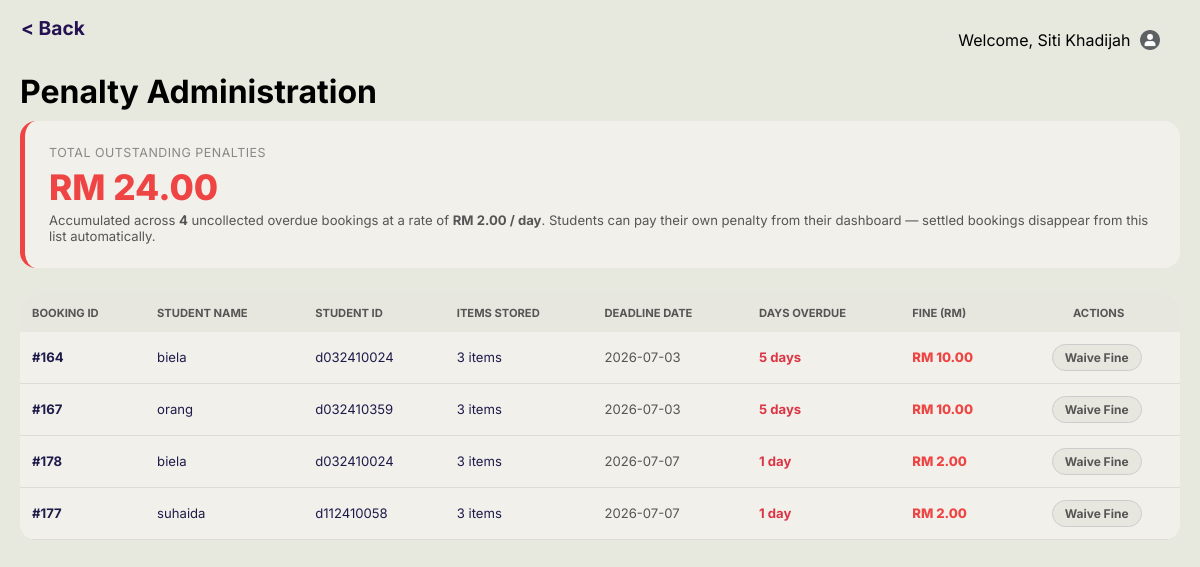
Screenshot of /staffpenalty.php (signed in) with the database file from the repository.
### tables this page shows
CREATE TABLE `booking` (
  `Booking_ID` int(100) NOT NULL,
  `Booking_Date` date NOT NULL,
  `DropOff_Date` date NOT NULL,
  `Pickup_Date` date NOT NULL,
  `Booking_Status` char(100) NOT NULL,
  `Rejection_Reason` text DEFAULT NULL,
  `Rejection_Photo` varchar(255) DEFAULT NULL,
  `Booking_Priority` char(1) NOT NULL,
  `Staff_ID` int(100) NOT NULL,
  `Student_ID` varchar(10) NOT NULL,
  `Dropoff_Photo` varchar(255) DEFAULT NULL,
  `Dropoff_Status` varchar(20) DEFAULT NULL
);

CREATE TABLE `student` (
  `Student_ID` varchar(10) NOT NULL,
  `Student_Name` varchar(100) NOT NULL,
  `Student_Mail` varchar(30) NOT NULL,
  `Student_Password` varchar(100) NOT NULL,
  `Student_PhoneNo` char(15) NOT NULL,
  `Gender` char(1) NOT NULL,
  `Residential_ID` int(100) NOT NULL
);

### staffpenalty.php (the view, shortened to what this page needs)
<?php
$conn = new mysqli("localhost", "root", "", "utem_accommodation");
$conn->query("SET time_zone = '+08:00'");
$staff_name   = $_SESSION['Staff_Name'] ?? 'Staff';
$PENALTY_RATE = 2.00;
$overdueQuery = $conn->query("
    SELECT
        b.Booking_ID,
        b.Pickup_Date,
        b.DropOff_Date,
        s.Student_Name,
        s.Student_ID,
        GREATEST(1, CEIL(TIMESTAMPDIFF(SECOND, DATE_ADD(b.Pickup_Date, INTERVAL 11 HOUR), NOW()) / 86400)) AS DaysOverdue,
        COALESCE(SUM(i.Quantity), 0) AS TotalItems
    FROM booking b
    LEFT JOIN student s ON b.Student_ID = s.Student_ID
    LEFT JOIN item i    ON b.Booking_ID = i.Booking_ID
    WHERE LOWER(b.Booking_Status) = 'approved'
      AND DATE_ADD(b.Pickup_Date, INTERVAL 11 HOUR) < NOW()
    GROUP BY b.Booking_ID, b.Pickup_Date, b.DropOff_Date, s.Student_Name, s.Student_ID
    ORDER BY DaysOverdue DESC
");
$totalOverdueRecords = 0;
$grandTotalPenalties = 0.00;
$overdueList         = [];
while ($row = $overdueQuery->fetch_assoc()) {
    $days = max(0, (int)$row['DaysOverdue']);
    $fine = round($days * $PENALTY_RATE, 2);
    $row['Calculated_Fine'] = $fine;
    $overdueList[]          = $row;
    $totalOverdueRecords++;
    $grandTotalPenalties += $fine;
}
?>
<!DOCTYPE html>
<html lang="en">
<head>
    <link rel="stylesheet" href="status.css">
    <link rel="stylesheet" href="mobile.css">
</head>
<body>
<div id="wrapper">
    <button class="back" onclick="window.location.href='staffMainStatus.php'">&#60; Back</button>
    <div class="full-content-panel">
        <div id="userName" style="text-align:right; margin-bottom:20px;">
            Welcome, <span id="currentName"><?php echo htmlspecialchars($staff_name); ?></span>
            <span id="profileContainer">
                <img id="userImage" src="image/user.png" width="20px" height="20px" onclick="profileMenu()">
            </span>
        </div>
        <h1>Penalty Administration</h1>
        <div class="penalty-hero">
            <div class="hero-title">Total Outstanding Penalties</div>
            <div class="hero-value">RM <?php echo number_format($grandTotalPenalties, 2); ?></div>
            <div class="hero-sub">
                Accumulated across <strong><?php echo $totalOverdueRecords; ?></strong>
                uncollected overdue booking<?php echo $totalOverdueRecords !== 1 ? 's' : ''; ?>
                at a rate of <strong>RM <?php echo number_format($PENALTY_RATE, 2); ?> / day</strong>.
                Students can pay their own penalty from their dashboard — settled bookings disappear from this list automatically.
            </div>
        </div>
        <div style="overflow-x:auto;">
            <table class="report-table" style="width:100%; border-collapse:collapse; background:#f1f0ea; border-radius:16px; overflow:hidden; font-size:0.82rem;">
                <thead>
                    <tr style="background:#e8e7df; color:#555; font-size:0.7rem; text-transform:uppercase; text-align:left;">
                        <th style="padding:12px;">Booking ID</th>
                        <th style="padding:12px;">Student Name</th>
                        <th style="padding:12px;">Student ID</th>
                        <th style="padding:12px;">Items Stored</th>
                        <th style="padding:12px;">Deadline Date</th>
                        <th style="padding:12px;">Days Overdue</th>
                        <th style="padding:12px;">Fine (RM)</th>
                        <th style="padding:12px; text-align:center;">Actions</th>
                    </tr>
                </thead>
                <tbody>
                <?php if (!empty($overdueList)): ?>
                    <?php foreach ($overdueList as $item): ?>
                    <tr style="color:#1e1b4b; border-bottom:1px solid #dddcd6;">
                        <td style="padding:12px; font-weight:700;">#<?php echo $item['Booking_ID']; ?></td>
                        <td style="padding:12px;"><?php echo htmlspecialchars($item['Student_Name']); ?></td>
                        <td style="padding:12px;"><?php echo htmlspecialchars($item['Student_ID']); ?></td>
                        <td style="padding:12px;"><?php echo $item['TotalItems']; ?> item<?php echo $item['TotalItems'] != 1 ? 's' : ''; ?></td>
                        <td style="padding:12px; color:#555;"><?php echo htmlspecialchars($item['Pickup_Date']); ?></td>
                        <td style="padding:12px; font-weight:700; color:#dc3545;"><?php echo $item['DaysOverdue']; ?> day<?php echo $item['DaysOverdue'] != 1 ? 's' : ''; ?></td>
                        <td style="padding:12px; font-weight:800; color:#ef4444;">RM <?php echo number_format($item['Calculated_Fine'], 2); ?></td>
                        <td style="padding:12px; text-align:center;">
                            <form method="POST" style="display:inline-block; margin:0;">
                                <button type="submit" name="action_type" value="waive" class="action-btn btn-waive"
                                    onclick="return confirm('Waive penalty for Booking #<?php echo $item['Booking_ID']; ?>?')">
                                    Waive Fine
                                </button>
                            </form>
                        </td>
                    </tr>
                    <?php endforeach; ?>
                <?php endif; ?>
                </tbody>
            </table>
        </div>
    </div>
</div>
</body>
</html>

### status.css (style rules this page uses)
* { font-family: 'Inter', sans-serif; box-sizing: border-box; }
#userName { text-align: right; margin-top: 20px; margin-right: 20px; }
#userImage { vertical-align: middle; margin-left: 10px; margin-top: -3px; }
#profileContainer { position: relative; display: inline-block; }
body { background-color: #E8E9DE; margin: 0px; }
.back { position: absolute; border-style: none; background-color: #E8E9DE; font-size: 1.2rem; font-weight: bold; color: #241253; margin: 15px; }
#wrapper { display: flex; height: 100vh; width: 100vw; overflow: hidden; }
h1 { margin-bottom: 10px; }

### staffpenalty.php (style rules this page uses)
.penalty-hero { background: #f1f0ea; border-radius: 16px; padding: 24px; margin-bottom: 26px; border-left: 5px solid #ef4444; }
.hero-title { font-size: 0.78rem; text-transform: uppercase; color: #888; letter-spacing: 0.5px; margin-bottom: 6px; }
.hero-value { font-size: 2.2rem; font-weight: 800; color: #ef4444; margin-bottom: 4px; }
.hero-sub { font-size: 0.82rem; color: #555; }
.action-btn { padding: 5px 12px; border-radius: 14px; border: none; font-size: 0.75rem; font-weight: 700; cursor: pointer; font-family: inherit; margin-right: 4px; }
.btn-waive { background: #e8e7df; color: #555; border: 1px solid #ccc; }
.report-table th, .report-table td { white-space: nowrap; }
.full-content-panel { width: 100%; padding: 10px 20px; }
#profileContainer { position: relative; display: inline-block; cursor: pointer; }
#userImage { vertical-align: middle; margin-left: 5px; }

### rows the page displays
booking: Booking_ID "164", Student_ID.Student_Name "biela", Student_ID.Student_ID "d032410024", TotalItems "3", Pickup_Date "2026-07-03", DaysOverdue "5", Calculated_Fine "10.00"
booking: Booking_ID "167", Student_ID.Student_Name "orang", Student_ID.Student_ID "d032410359", TotalItems "3", Pickup_Date "2026-07-03", DaysOverdue "5", Calculated_Fine "10.00"
booking: Booking_ID "178", Student_ID.Student_Name "biela", Student_ID.Student_ID "d032410024", TotalItems "3", Pickup_Date "2026-07-07", DaysOverdue "1", Calculated_Fine "2.00"
booking: Booking_ID "177", Student_ID.Student_Name "suhaida", Student_ID.Student_ID "d112410058", TotalItems "3", Pickup_Date "2026-07-07", DaysOverdue "1", Calculated_Fine "2.00"

### other values shown
$staff_name "Siti Khadijah"
$grandTotalPenalties "24.00"
$totalOverdueRecords "4"
$PENALTY_RATE "2.00"
